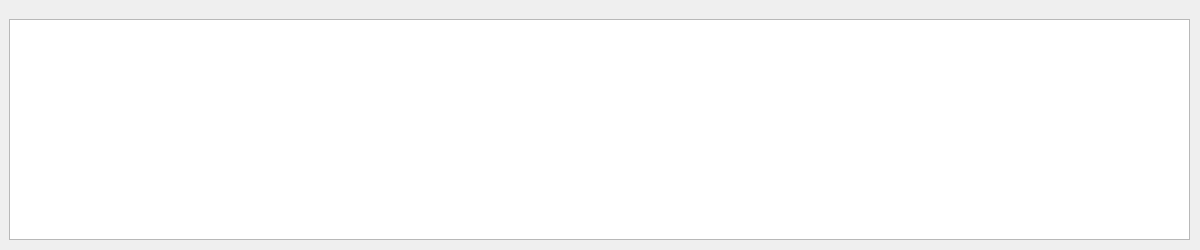
<?xml version="1.0" encoding="UTF-8"?>
<ui version="4.0">
 <class>RPSWLComparisonTableZoomInDialog</class>
 <widget class="QDialog" name="RPSWLComparisonTableZoomInDialog">
  <property name="geometry">
   <rect>
    <x>0</x>
    <y>0</y>
    <width>1200</width>
    <height>250</height>
   </rect>
  </property>
  <property name="windowTitle">
   <string>Dialog</string>
  </property>
  <widget class="QWidget" name="formLayoutWidget">
   <property name="geometry">
    <rect>
     <x>9</x>
     <y>19</y>
     <width>1181</width>
     <height>221</height>
    </rect>
   </property>
   <layout class="QHBoxLayout" name="horizontalLayout">
    <item>
     <widget class="QTableWidget" name="tableWidget"/>
    </item>
   </layout>
  </widget>
 </widget>
 <resources/>
 <connections/>
</ui>
